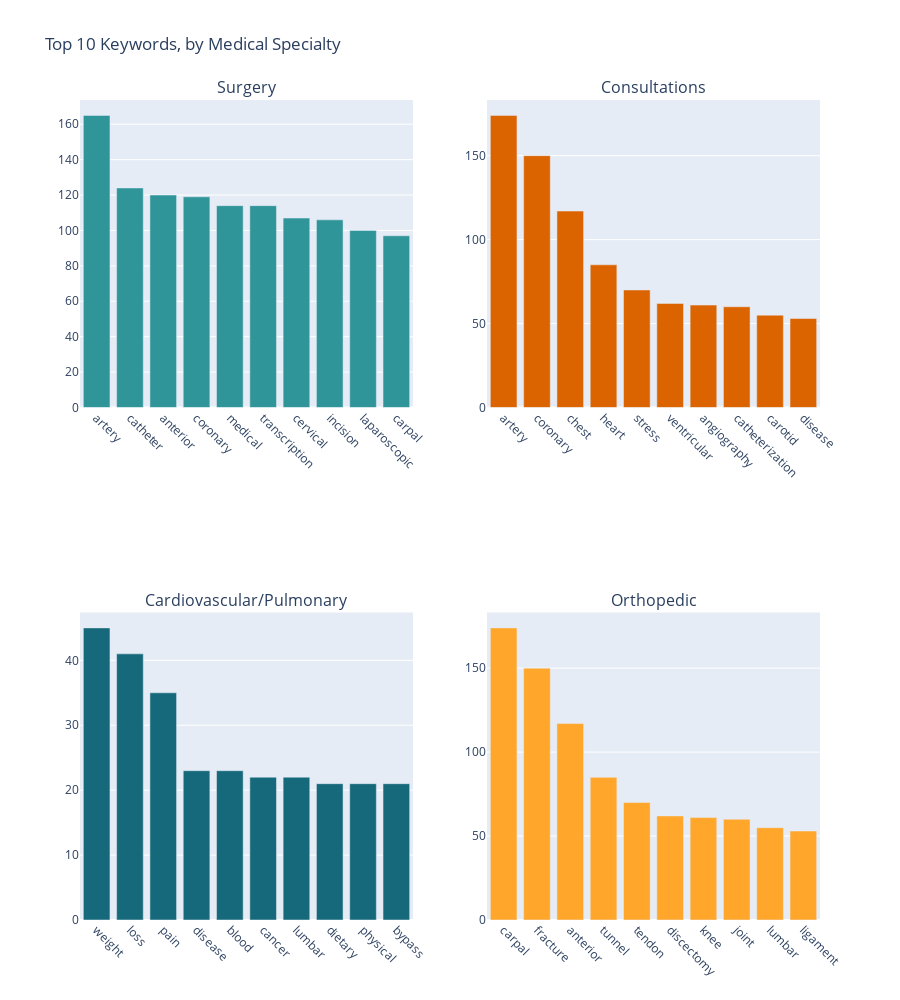

Notebook code cell kept with this figure:
### Code cell
from plotly.subplots import make_subplots
import plotly.graph_objects as go

mycolors=['#2F9599',   '#EC2049', '#16697a', '#db6400', '#ffa62b']
fig = make_subplots(rows=2, cols=2, subplot_titles=("Surgery","Consultations", "Cardiovascular/Pulmonary", "Orthopedic"))

group=surgery_toks
fig.append_trace(go.Bar(
        x=group.index, 
        y=np.array([item[0] for item in group.values]), 
        marker_color=mycolors[0]
), row=1, col=1)

group=consult_toks
fig.append_trace(go.Bar(
        x=consult_toks.index, 
        y=np.array([item[0] for item in group.values]), 
        marker_color=mycolors[2]
), row=2, col=1)

group=cardio_toks
fig.append_trace(go.Bar(
        x=cardio_toks.index, 
        y=np.array([item[0] for item in group.values]), 
        marker_color=mycolors[3]
), row=1, col=2)


group=cardio_toks
fig.append_trace(go.Bar(
        x=ortho_toks.index, 
        y=np.array([item[0] for item in group.values]), 
        marker_color=mycolors[4]
), row=2, col=2)

fig.update_layout(height=1000, title_text="Top 10 Keywords, by Medical Specialty", showlegend=False,)
fig.update_xaxes(tickangle = 45)
fig.show()
fig.write_html("keywords.html")

### Figure 1 — Plotly figure (JSON) as saved in the notebook; plotly's stock layout.template omitted (floating-point values rounded to 4 significant figures)
{"data": [{"marker": {"color": "#2F9599"}, "type": "bar", "x": ["artery", "catheter", "anterior", "coronary", "medical", "transcription", "cervical", "incision", "laparoscopic", "carpal"], "xaxis": "x", "y": [165, 124, 120, 119, 114, 114, 107, 106, 100, 97], "yaxis": "y"}, {"marker": {"color": "#16697a"}, "type": "bar", "x": ["weight", "loss", "pain", "disease", "blood", "cancer", "lumbar", "dietary", "physical", "bypass"], "xaxis": "x3", "y": [45, 41, 35, 23, 23, 22, 22, 21, 21, 21], "yaxis": "y3"}, {"marker": {"color": "#db6400"}, "type": "bar", "x": ["artery", "coronary", "chest", "heart", "stress", "ventricular", "angiography", "catheterization", "carotid", "disease"], "xaxis": "x2", "y": [174, 150, 117, 85, 70, 62, 61, 60, 55, 53], "yaxis": "y2"}, {"marker": {"color": "#ffa62b"}, "type": "bar", "x": ["carpal", "fracture", "anterior", "tunnel", "tendon", "discectomy", "knee", "joint", "lumbar", "ligament"], "xaxis": "x4", "y": [174, 150, 117, 85, 70, 62, 61, 60, 55, 53], "yaxis": "y4"}], "layout": {"annotations": [{"font": {"size": 16}, "showarrow": false, "text": "Surgery", "x": 0.225, "xanchor": "center", "xref": "paper", "y": 1, "yanchor": "bottom", "yref": "paper"}, {"font": {"size": 16}, "showarrow": false, "text": "Consultations", "x": 0.775, "xanchor": "center", "xref": "paper", "y": 1, "yanchor": "bottom", "yref": "paper"}, {"font": {"size": 16}, "showarrow": false, "text": "Cardiovascular/Pulmonary", "x": 0.225, "xanchor": "center", "xref": "paper", "y": 0.375, "yanchor": "bottom", "yref": "paper"}, {"font": {"size": 16}, "showarrow": false, "text": "Orthopedic", "x": 0.775, "xanchor": "center", "xref": "paper", "y": 0.375, "yanchor": "bottom", "yref": "paper"}], "height": 1000, "showlegend": false, "title": {"text": "Top 10 Keywords, by Medical Specialty"}, "xaxis": {"anchor": "y", "domain": [0, 0.45], "tickangle": 45}, "xaxis2": {"anchor": "y2", "domain": [0.55, 1], "tickangle": 45}, "xaxis3": {"anchor": "y3", "domain": [0, 0.45], "tickangle": 45}, "xaxis4": {"anchor": "y4", "domain": [0.55, 1], "tickangle": 45}, "yaxis": {"anchor": "x", "domain": [0.625, 1]}, "yaxis2": {"anchor": "x2", "domain": [0.625, 1]}, "yaxis3": {"anchor": "x3", "domain": [0, 0.375]}, "yaxis4": {"anchor": "x4", "domain": [0, 0.375]}}}
